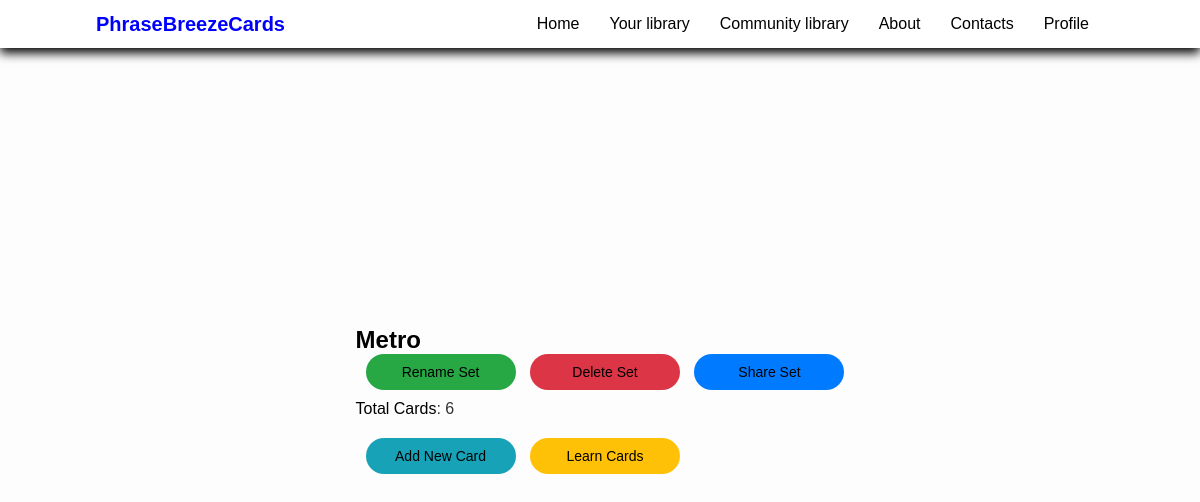
Page /your-library/set-metro/ (signed in) on the earlier database version.
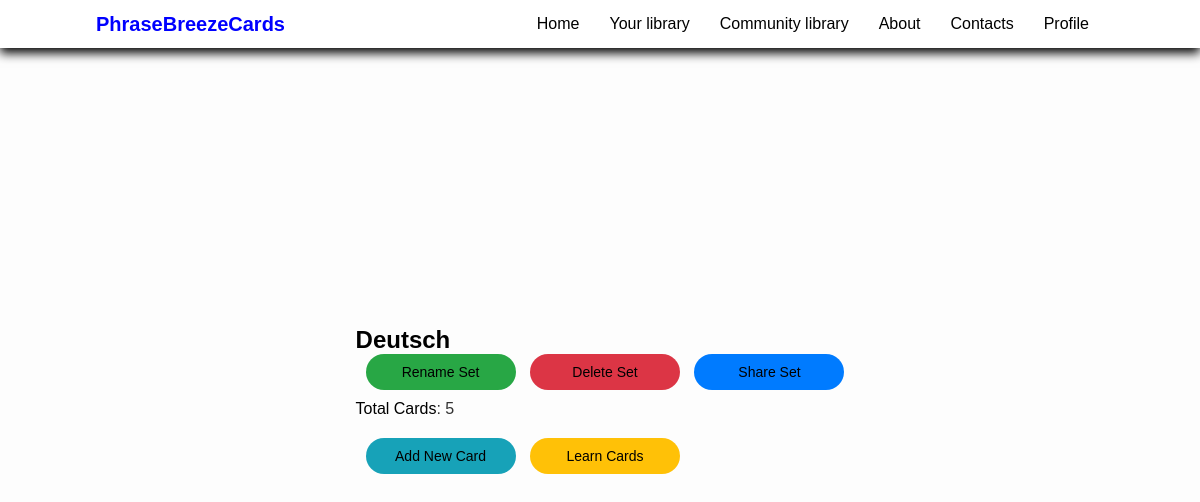
Same page on the later database version.
### main_app/models.py (models this page shows)
class Set(models.Model):
    name = models.CharField(max_length=100)
    slug = models.TextField()
    user = models.ForeignKey(User, on_delete=models.CASCADE, related_name='sets')
    class Meta:
        unique_together = ('user', 'name')

### main_app/views.py (the view)
# urls.py: path('set-<slug:set_slug>/', views.set_view, name='set'),
def set_view(request, set_slug):
    if request.method == 'GET':
        user = request.user
        set = get_object_or_404(models.Set, slug=set_slug, user=user)
        cards_count = set.cards.count()
        template_name = 'main_app/set/set.html'
        context = {
            'set': set,
            'cards_count': cards_count
        }
        return render(request, template_name, context)

### templates/main_app/set/set.html (shortened to what this page needs)
{% extends 'base_generic.html' %}
{% block header %}
    {% include 'header.html' %}
{% endblock %}
{% block content %}
    <div>
        <h2>{{ set.name }}</h2>
        <button class="rename"><a href="{% url 'rename_set' set.slug %}">Rename Set</a></button>
        <button class="delete"><a href="{% url 'delete_set_confirm' set.slug %}">Delete Set</a></button>
        <button class="share"><a href="{% url 'share_set' set.slug %}">Share Set</a></button>
        <p>
            <a href="{% url 'set_cards' set.slug %}">Total Cards</a>: {{ cards_count }}
        </p>
        <button class="add"><a href="{% url 'create_card' set.slug %}">Add New Card</a></button>
        <button class="learn"><a href="{% url 'learn_cards' set.slug %}">Learn Cards</a></button>
    </div>
{% endblock %}

Differences in the rows shown:
changed Set: name "Metro" → "Deutsch"
Other differences:
{{ cards_count }}: "6" → "5"
